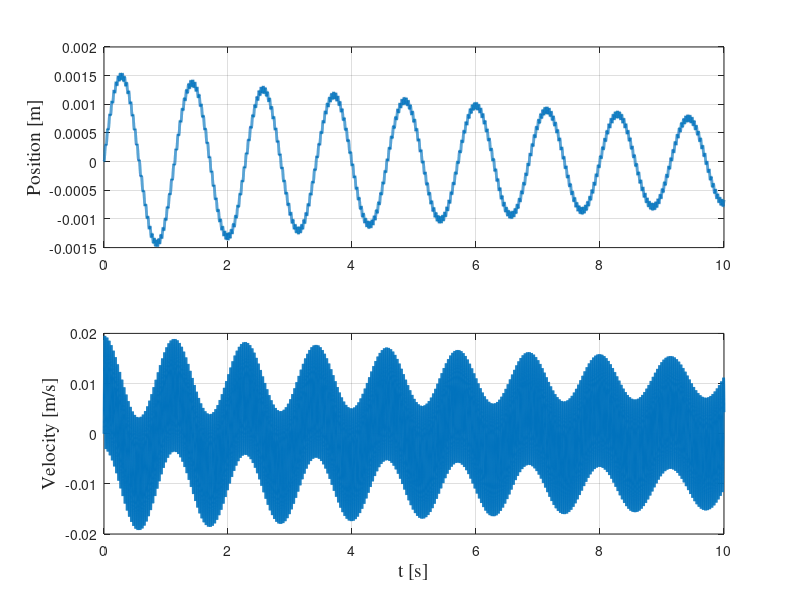

Source code (MATLAB):
% define system parameters:

c =     50 ;    % kg/s
k =     10000;     % N/m
m =       331 ;  % kg

Y=.05;
v=(65.*1.60934.*1000)./3600;
wb=v.*2.*pi;

% define the time interval and the number of integration steps
n    = 100000; 
t    = zeros(n,1);
tf   = 10;
t(1) = 0;
delt = (tf-t(1))/n;

% initializing variables
x    = zeros(n,1);
v    = zeros(n,1);

% assign initial conditions
x(1) = 0;
v(1) = 0;


% start the integration directly from the second step (with i=2)
for i=2:1:n
    % update the velocity and acceleration for x at step i 
    a=(-c./m).*v(i-1)+(-k./m).*x(i-1)+((c.*Y.*wb)./m).*cos(wb.*t(i-1))+((k.*Y)./m).*sin(wb.*t(i-1));
    
    % integrate x and v
    x(i) = x(i-1)+v(i-1).*delt;
    v(i)= v(i-1)+a.*delt;
    
    % integrate time
    t(i)=t(i-1)+delt;
    
end % end of each integration step  

% plot results 
figure(20)
clf; 
% plot vertical position
subplot(2,1,1) 
box on; grid on; hold on;
plot(t,x,'linewidth',2);
ylabel('Position [m]', 'fontsize', 14, 'fontname', 'times');
% plot vertical velocity
subplot(2,1,2) 
box on; grid on; hold on;
plot(t,v,'linewidth',2);
xlabel('t [s]', 'fontsize', 14, 'fontname', 'times');
ylabel('Velocity [m/s]', 'fontsize', 14, 'fontname', 'times'); 
